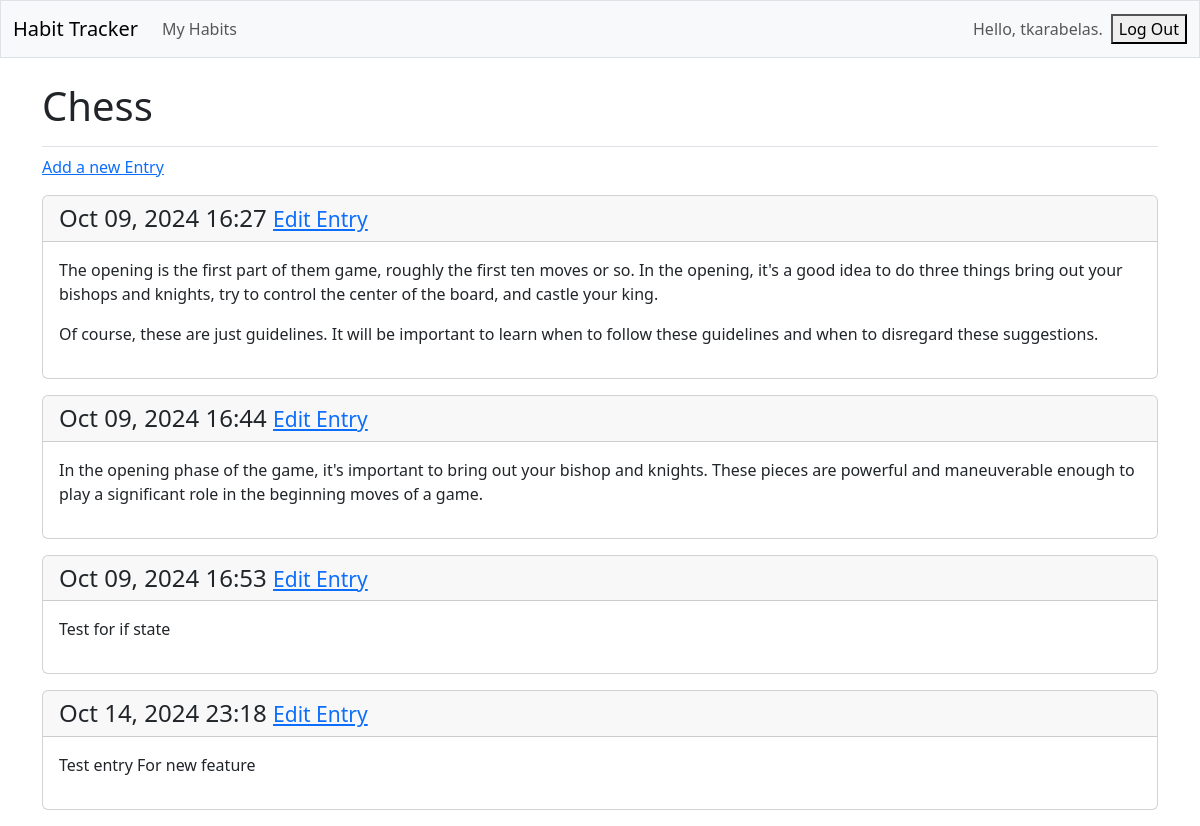
Before: /topics/1/ (signed in) with the older database file.
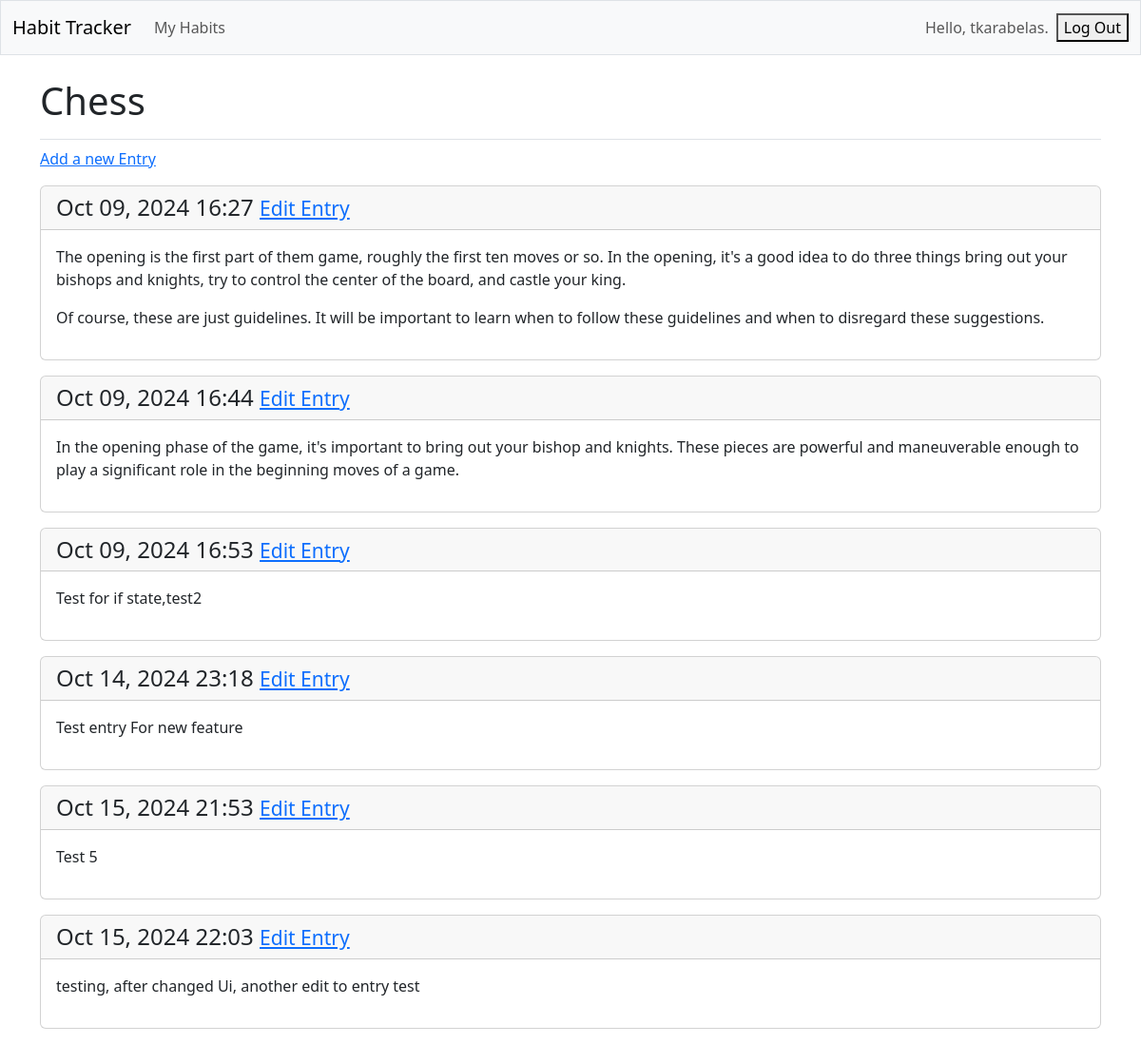
After: the same page with the newer database file.
### learning_logs/models.py (models this page shows, shortened)
class Entry(models.Model):
    topic = models.ForeignKey(Topic, on_delete=models.CASCADE)
    text = models.TextField()
    date_added = models.DateTimeField(auto_now_add=True)
    class Meta:
        verbose_name_plural = 'entries'

### learning_logs/views.py (the view)
# urls.py: path('topics/<int:topic_id>/', views.topic, name='topic'),
@login_required
def topic(request,topic_id):
    topic = Topic.objects.get(id=topic_id)
    if topic.owner != request.user:
        raise Http404
    entries = topic.entry_set.order_by
    context = {'topic': topic, 'entries': entries}
    return render(request, 'learning_logs/topic.html', context)

### learning_logs/templates/learning_logs/topic.html
{% extends 'learning_logs/base.html' %}
{% block page_header %}
<h1>{{ topic.text}}</h1>
{% endblock page_header %}
{% block content %}
<p>
    <a href="{% url 'learning_logs:new_entry' topic.id %}">Add a new Entry</a>
</p>
{% for entry in entries %}
    <div class="card mb-3">
        <h4 class="card-header">
            {{ entry.date_added|date:'M d, Y H:i' }}
            <small><a href="{% url 'learning_logs:edit_entry' entry.id %}">Edit Entry</a></small>
        </h4>
        <div class="card-body"> {{ entry.text|linebreaks }}</div>
    </div>
    {% empty %}
        <p>There are no entries for your Habit yet</p>
    {% endfor %}
{% endblock content %}

Changed rows visible on the page:
changed Entry: text "Test for if state" → "Test for if state,test2"
added Entry: date_added "Oct 15, 2024 21:53", text "Test 5"
added Entry: date_added "Oct 15, 2024 22:03", text "testing, after changed Ui, another edit to entry test"
